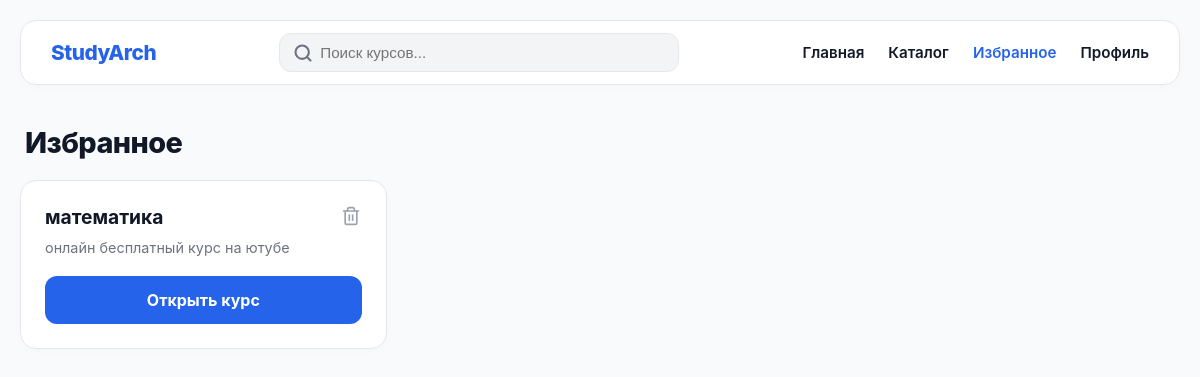
/favorites/ (signed in), run on an earlier commit of the app's database.
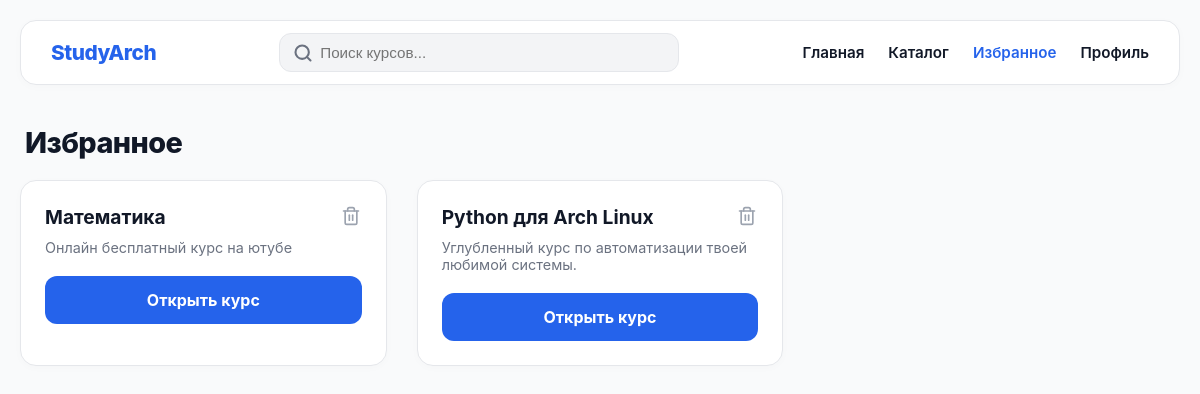
And on a later commit of the database.
### courses/models.py (models this page shows, shortened)
class Course(models.Model):
    category = models.ForeignKey(
        'Category',
        on_delete=models.SET_NULL,
        null=True,
        blank=True,
        related_name='courses',
        verbose_name="Категория"
    )
    title = models.CharField(max_length=200, verbose_name="Название курса")
    description = models.TextField(verbose_name="Описание")
    author_contacts = models.CharField(max_length=200, blank=True, verbose_name="Контакты автора")
    course_url = models.URLField(blank=True, verbose_name="Ссылка на курс (YT/Сайт)")
    is_recommended = models.BooleanField(default=False, verbose_name="Рекомендовать на главной")
    created_at = models.DateTimeField(auto_now_add=True)

### courses/views.py (the view)
# urls.py: path('favorites/', favorites_list, name='favorites_list'),
def favorites_list(request):
    categories = Category.objects.all()
    if request.user.is_authenticated:
        fav_ids = Favorite.objects.filter(user=request.user).values_list('course_id', flat=True)
    else:
        fav_ids = request.session.get('favorites', [])
    courses = Course.objects.filter(id__in=fav_ids)
    return render(request, 'courses/favorites.html', {'courses': courses, 'categories': categories})

### courses/templates/courses/favorites.html (shortened to what this page needs)
<!DOCTYPE html>
<html lang="ru">
<head>
</head>
<body>
<header class="header-sticky">
    <a href="{% url 'home' %}" class="logo">StudyArch</a>
    <form action="{% url 'course_list' %}" method="get" class="search-container">
        <input type="text" name="q" class="search-input" placeholder="Поиск курсов..." value="{{ query|default:'' }}">
    </form>
    <nav class="nav-desktop">
        <a href="{% url 'home' %}" {% if request.resolver_match.url_name == 'home' %}style="color: var(--primary);"{% endif %}>Главная</a>
        <a href="{% url 'course_list' %}" {% if request.resolver_match.url_name == 'course_list' %}style="color: var(--primary);"{% endif %}>Каталог</a>
        <a href="{% url 'favorites_list' %}" {% if request.resolver_match.url_name == 'favorites_list' %}style="color: var(--primary);"{% endif %}>Избранное</a>
        <a href="{% url 'profile' %}" {% if request.resolver_match.url_name == 'profile' %}style="color: var(--primary);"{% endif %}>Профиль</a>
    </nav>
</header>
<div class="container">
    <div class="header-title">
        <h1>Избранное</h1>
    </div>
    <div class="grid" id="favoritesGrid">
        {% for course in courses %}
            <div class="card" id="course-card-{{ course.id }}">
                <button class="btn-remove ajax-remove-btn" data-url="{% url 'toggle_favorite' course.id %}" data-id="{{ course.id }}">
                </button>
                <h3>{{ course.title }}</h3>
                <p style="color: var(--gray); font-size: 0.9rem; margin: 0;">{{ course.description|truncatewords:10 }}</p>
                <a href="{% url 'course_detail' course.id %}" class="btn-open">Открыть курс</a>
            </div>
        {% empty %}
            <div style="text-align: center; padding: 40px 0; grid-column: 1/-1;">
                <p style="color: var(--gray);">В избранном пока пусто.</p>
                <a href="{% url 'course_list' %}" style="color: var(--primary); font-weight: 600; text-decoration: none;">Перейти в каталог</a>
            </div>
        {% endfor %}
    </div>
</div>
</body>
</html>

What changed in the data, as far as the page shows it:
changed Course: title "математика" → "Математика"; description "онлайн бесплатный курс на ютубе" → "Онлайн бесплатный курс на ютубе"
added Course: title "Python для Arch Linux", description "Углубленный курс по автоматизации твоей любимой системы."
